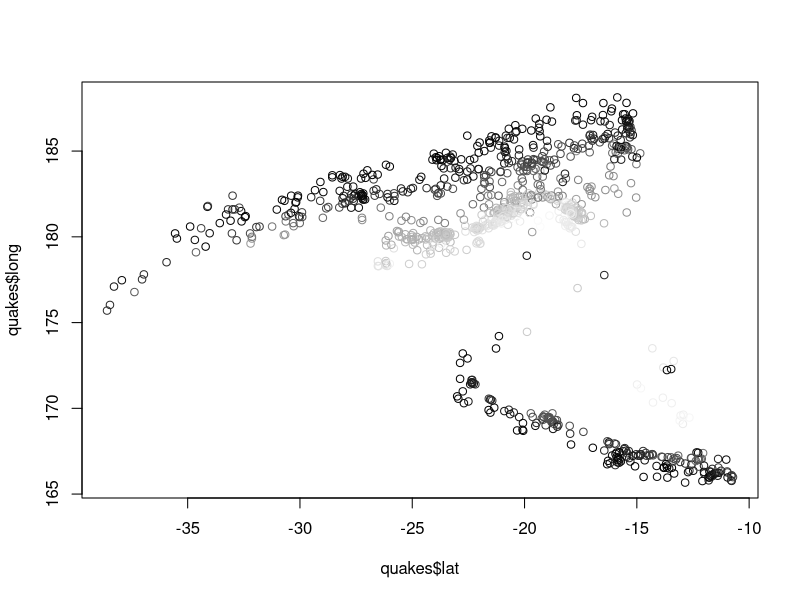
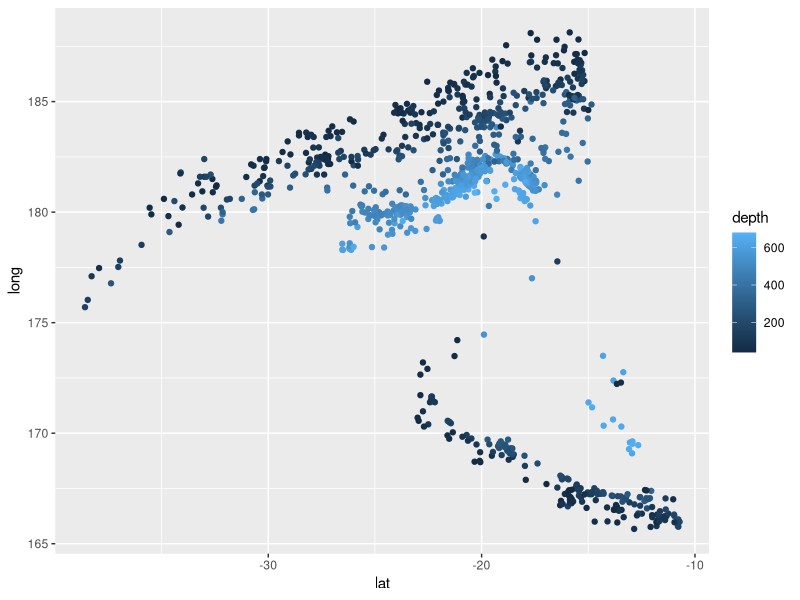
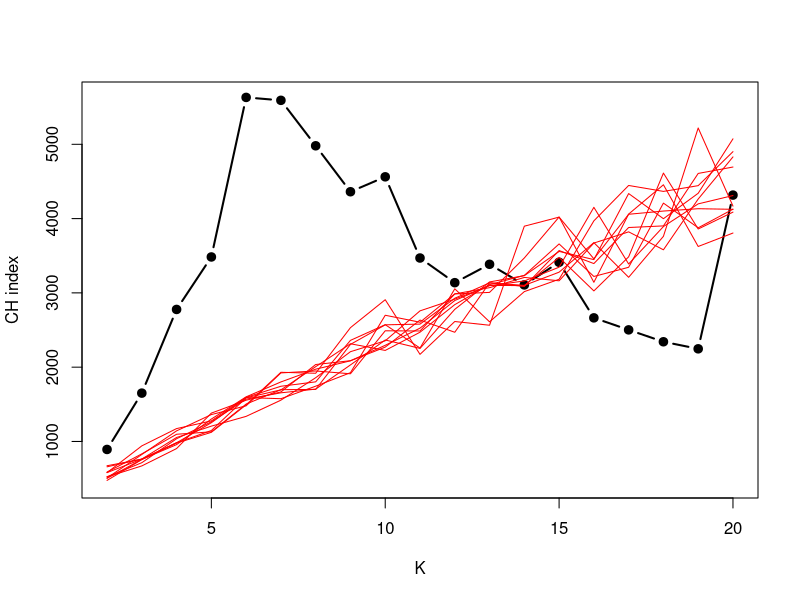
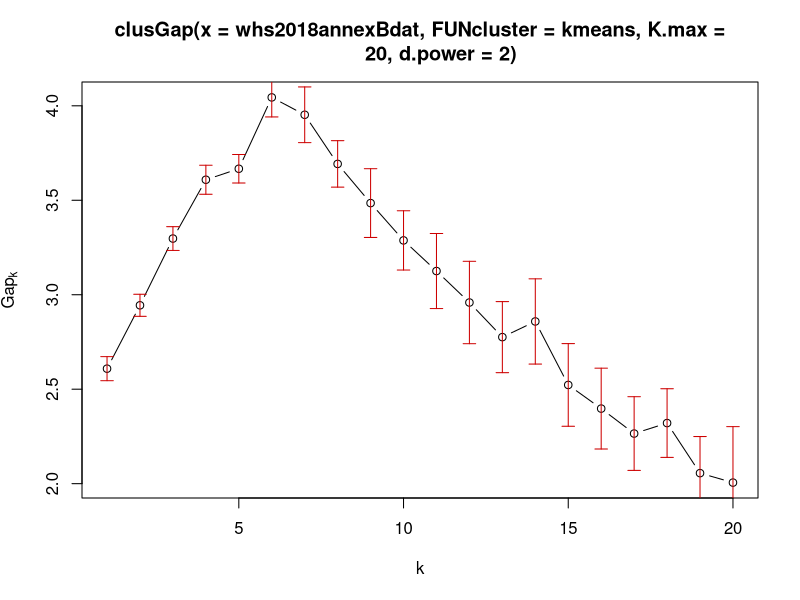
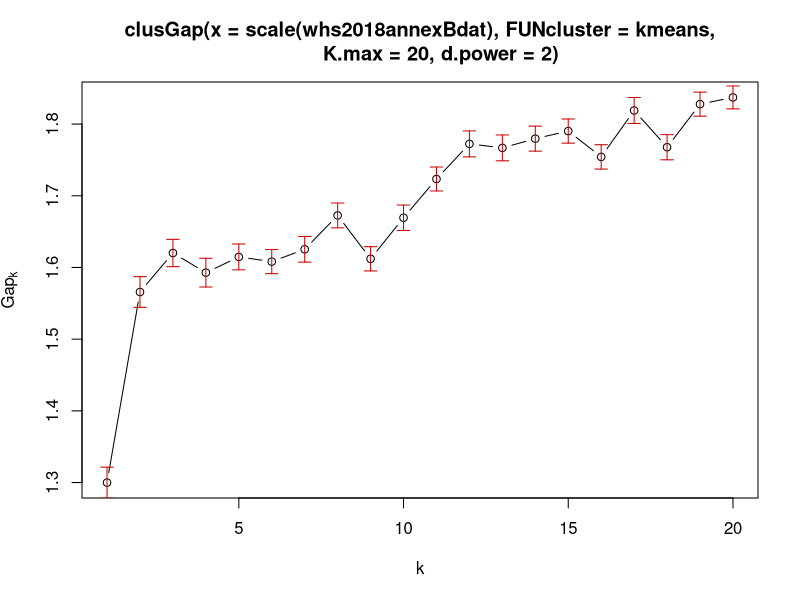

Recreate these plots in R, in order. (Note: this script raises an error after producing the figures.)
## ---- chunk 1
library(ggplot2)
library(cluster)
knitr::opts_chunk$set(echo = TRUE)
## ---- chunk 2
clr <- gray((quakes$depth-min(quakes$depth))/as.vector(range(quakes$depth)%*%c(-1,1)))
plot(quakes$lat,quakes$long,col=clr)
## ---- chunk 3
ggplot(quakes,aes(x=lat,y=long,colour=depth))+geom_point()
## ---- chunk 4
whs2018annexBdat <- read.table("whs2018_AnnexB-subset-wo-NAs.txt", sep="\t", header=TRUE, quote="")
#summary(whs2018annexBdat[,c(1,4,10,17,26)])
#pairs(whs2018annexBdat[,c(1,4,10,17,26)])
## ---- chunk 5
chori=numeric(20)
for ( k in 2:20 ) {
  kf=kmeans(whs2018annexBdat,k,nstart=10)
  chori[k] = (kf$betweenss/(k-1)) / (kf$tot.withinss/(nrow(whs2018annexBdat)-k))
}
plot(2:20,chori[-1],type="b", lwd=2,pch=19,xlab="K", ylab="CH index",ylim=range(chori[-1])*c(1/2,1))

for ( i in 1:10 ) {
  chrnd = numeric()
  for ( k in 2:20 ) {
    krnd = kmeans(apply(whs2018annexBdat,2,function(x)runif(length(x),min(x),max(x))),k,nstart=10)
    chrnd[k] = (krnd$betweenss/(k-1)) / (krnd$tot.withinss/(nrow(whs2018annexBdat)-k))
  }
  points(2:20,chrnd[-1],type="l",col="red")
}
## ---- chunk 6
# old.par <- par( mfrow=c(1,2),ps=16)
cgOri <- clusGap(whs2018annexBdat,kmeans,20,d.power=2)
plot(cgOri)
cgScaled <- clusGap(scale(whs2018annexBdat),kmeans,20,d.power=2)
plot(cgScaled)
# par(old.par)
head(cgScaled$Tab)
maxSE(cgScaled$Tab[,"gap"],cgScaled$Tab[,"SE.sim"])
## ---- chunk 7
matrix.sort <- function(m) {
  require(clue)
  p = solve_LSAP(m, maximum=T) # find the permutation…
  m[, p] # and apply it!
}
cmp.shortcut = function(K,...) {
  matrix.sort(table(
  FULL=kmeans(NCI60$data,K,...)$cluster,
  SCALED.SUBSET= kmeans(data.1.s,K,...)$cluster))
}
cmp.shortcut(4,nstart=100)

#      SCALED.SUBSET
 # FULL 1 2  3 4
#    1 8  0  0  0
#    4 0  30 0  0
#    3 0  0  9  0
#    2 0  0  0  17

cmp.shortcut(5,nstart=100)
#      SCALED.SUBSET
# FULL 1 2 3  4  5
#    2 4 0 0  0  0
#    3 0 8 0  0  0
#    1 2 0 13 0  5
#    5 0 0 0  9  0
#    4 0 0 0  0  23


# IS HIERARCHICAL BETTER?
#  Functions for within/between cluster variance:
#

within=function(d,clust) {
  w=numeric(length(unique(clust)))
  for ( i in sort(unique(clust)) ) {
    members = d[clust==i,,drop=F]
    centroid = apply(members,2,mean)
    members.diff = sweep(members,2,centroid)
    w[i] = sum(members.diff^2)
  }
  return(w)
}
between=function(d,clust) {
  b=0
  total.mean = apply(d,2,mean)
  for ( i in sort(unique(clust)) ) {
    members = d[clust==i,,drop=F]
    centroid = apply(members,2,mean)
    b = b + nrow(members)*
    sum( (centroid-total.mean)^2 )
  }
  return(b)
}


# EXAMINING DIFFERENT NUMBERS OF HIERARCHICAL CLUSTERS
#  The clear cluster structure is missing from the hierarchical clustering result as well…
#

data.1 = NCI60$data[,apply(NCI60$data,2,sd)>1]
dd.1 = dist(data.1)
hw.1 = hclust(dd.1,method = "ward.D2")
w.tot = numeric(9)
btw = numeric(9)
for ( k in 2:10 ) {
  clust = cutree(hw.1,k=k)
  w = within(data.1,clust)
  w.tot[k-1] = sum(w)
  btw[k-1] = between(data.1,clust)
}
plot(2:10,w.tot,pch = 19,type = "b")
plot(2:10,btw,pch = 19,type = "b")
plot(2:10,(btw/(1:9))/
(w.tot/(nrow(data.1)-2:10)),pch = 19,type = "b")
